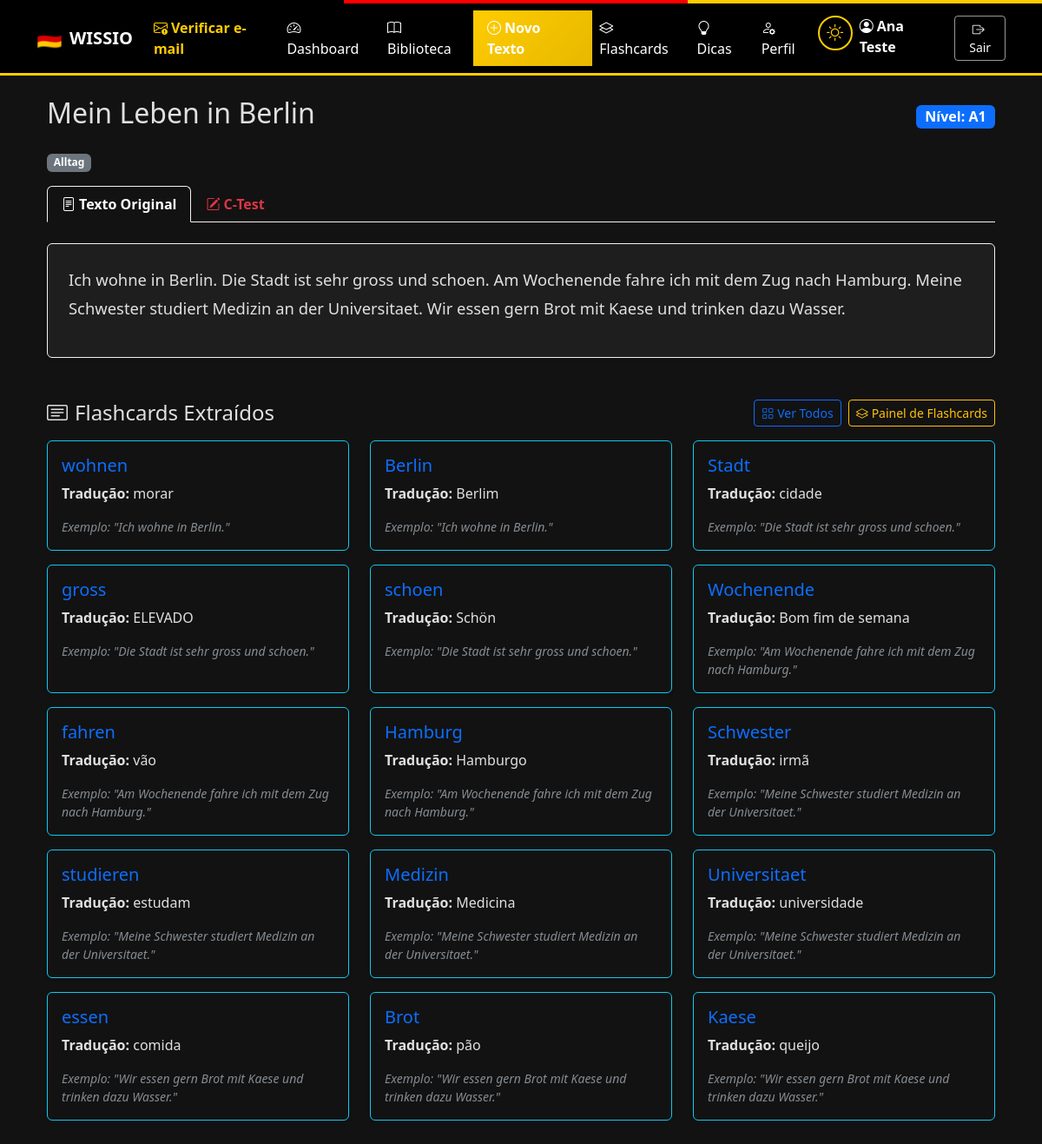
Before: /texto/1 (signed in) with the older database file.
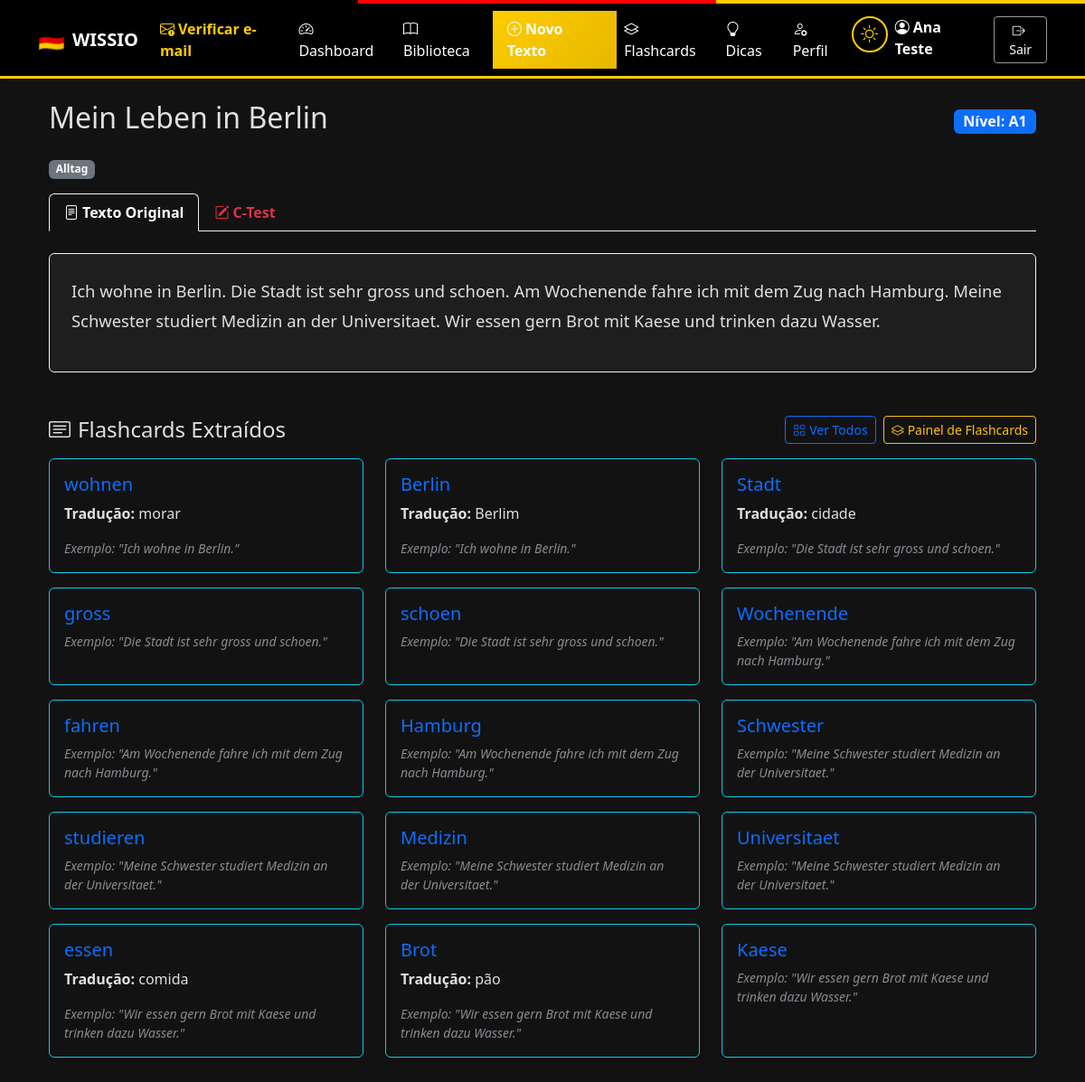
After: the same page with the newer database file.
### models.py (models this page shows, shortened)
class Usuario(db.Model):
    __tablename__ = 'usuarios'
    id = db.Column(db.Integer, primary_key=True)
    nome = db.Column(db.String(100), nullable=False)
    email = db.Column(db.String(120), unique=True, nullable=False)
    senha_hash = db.Column(db.String(255), nullable=False)
    objetivo = db.Column(db.Enum(ObjetivoAprendizagem), nullable=True, values_callable=_valores_enum)
    nivel_atual = db.Column(db.Enum(NivelCEFR), default=NivelCEFR.A1, values_callable=_valores_enum)
    meta_diaria_minutos = db.Column(db.Integer, default=5)
    meta_semanal_textos = db.Column(db.Integer, default=3)
    meta_flashcards_iniciais = db.Column(db.Integer, default=20)
    onboarding_concluido = db.Column(db.Boolean, default=False)
    email_verificado = db.Column(db.Boolean, default=False)
    token_verificacao = db.Column(db.String(100), nullable=True)
    token_verificacao_expira = db.Column(db.DateTime, nullable=True)
    tema_escuro = db.Column(db.Boolean, default=False)  # Preferência de tema
    created_at = db.Column(db.DateTime, default=lambda: datetime.now(timezone.utc))
    updated_at = db.Column(db.DateTime, default=lambda: datetime.now(timezone.utc), onupdate=lambda: datetime.now(timezone.utc))
    textos = db.relationship('Texto', backref='usuario', lazy=True, cascade='all, delete-orphan')
    flashcards = db.relationship('Flashcard', backref='usuario', lazy=True, cascade='all, delete-orphan')
    progresso_flashcards = db.relationship('ProgressoFlashcard', backref='usuario', lazy=True, cascade='all, delete-orphan')
    ctest_submissoes = db.relationship('CTestSubmissao', backref='usuario', lazy=True, cascade='all, delete-orphan')
    estatisticas_diarias = db.relationship('EstatisticaDiaria', backref='usuario', lazy=True, cascade='all, delete-orphan')

class Texto(db.Model):
    __tablename__ = 'textos'
    id = db.Column(db.Integer, primary_key=True)
    titulo = db.Column(db.String(150), nullable=False)
    conteudo_original = db.Column(db.Text, nullable=False)
    nivel = db.Column(db.Enum(NivelCEFR), nullable=False, values_callable=_valores_enum)
    ctest_conteudo = db.Column(db.Text, nullable=True)
    ctest_respostas = db.Column(db.JSON, nullable=True)
    categoria = db.Column(db.String(50), nullable=True)
    tempo_estimado_min = db.Column(db.Integer, nullable=True)
    imagem_url = db.Column(db.String(500), nullable=True)
    created_at = db.Column(db.DateTime, default=lambda: datetime.now(timezone.utc))
    usuario_id = db.Column(db.Integer, db.ForeignKey('usuarios.id'), nullable=False)
    flashcards = db.relationship('Flashcard', backref='texto', lazy=True, cascade='all, delete-orphan')
    ctest_submissoes = db.relationship('CTestSubmissao', backref='texto', lazy=True, cascade='all, delete-orphan')

class Flashcard(db.Model):
    __tablename__ = 'flashcards'
    id = db.Column(db.Integer, primary_key=True)
    palavra_alemao = db.Column(db.String(100), nullable=False)
    traducao = db.Column(db.String(100), nullable=True)
    tipo = db.Column(db.String(40), nullable=True)
    exemplo = db.Column(db.Text, nullable=True)
    alternativas = db.Column(db.Text, nullable=True)
    ultima_resposta = db.Column(db.Text, nullable=True)
    resposta_correta = db.Column(db.Boolean, nullable=True)
    imagem_url = db.Column(db.String(500), nullable=True)
    created_at = db.Column(db.DateTime, default=lambda: datetime.now(timezone.utc))
    usuario_id = db.Column(db.Integer, db.ForeignKey('usuarios.id'), nullable=False)
    texto_id = db.Column(db.Integer, db.ForeignKey('textos.id'), nullable=True)
    progresso = db.relationship('ProgressoFlashcard', backref='flashcard', lazy=True, cascade='all, delete-orphan')

### app.py (the view)
@app.route('/texto/<int:id>')
@login_required
def ver_texto(id):
    usuario = get_current_user()
    texto = Texto.query.get_or_404(id)
    if texto.usuario_id != usuario.id:
        abort(403)
    return render_template('ver_texto.html', texto=texto)

### app.py (called while the page is built)
def login_required(f):
    @wraps(f)
    def decorated_function(*args, **kwargs):
        if 'usuario_id' not in session:
            flash('Faça login para acessar esta página.', 'warning')
            return redirect(url_for('login', next=request.url))
        return f(*args, **kwargs)
    return decorated_function

def get_current_user():
    if 'usuario_id' in session:
        return Usuario.query.get(session['usuario_id'])
    return None

@app.context_processor
def inject_globals():
    usuario = get_current_user()
    tema_escuro = session.get('tema_escuro')
    if tema_escuro is None and usuario is not None:
        tema_escuro = usuario.tema_escuro
    return {
        'usuario': usuario,
        'tema_escuro': bool(tema_escuro),
    }

### templates/ver_texto.html (shortened to what this page needs)
{% extends "base.html" %}
{% block content %}
<div class="container mb-5">
    <div class="d-flex justify-content-between align-items-center mb-3">
        <h2>{{ texto.titulo }}</h2>
        <span class="badge bg-primary fs-6">Nível: {{ texto.nivel.value }}</span>
    </div>
    {% if texto.categoria %}
    <span class="badge bg-secondary mb-3">{{ texto.categoria }}</span>
    {% endif %}
    <ul class="nav nav-tabs mb-4" id="textoTab" role="tablist">
        <li class="nav-item">
            <button class="nav-link active fw-bold" id="original-tab" data-bs-toggle="tab" data-bs-target="#original" type="button">
                <i class="bi bi-file-text me-1"></i>Texto Original
            </button>
        </li>
        <li class="nav-item">
            <button class="nav-link fw-bold text-danger" id="ctest-tab" data-bs-toggle="tab" data-bs-target="#ctest" type="button">
                <i class="bi bi-pencil-square me-1"></i>C-Test
            </button>
        </li>
    </ul>
    <div class="tab-content" id="textoTabContent">
        <div class="tab-pane fade show active p-4 rounded shadow-sm" id="original" style="background: var(--bs-card-bg); border: 1px solid var(--bs-border-color);">
            <p style="font-size: 1.15rem; line-height: 1.8; white-space: pre-line;">{{ texto.conteudo_original }}</p>
        </div>
                    {% set ctest_words = (texto.ctest_conteudo or '').split() %}
                    {% set gap_counter = 0 %}
    </div>
    <div class="mt-5">
        <div class="d-flex justify-content-between align-items-center mb-3">
            <h4 class="mb-0"><i class="bi bi-card-text me-2"></i>Flashcards Extraídos</h4>
            <div class="d-flex align-items-center gap-2 flex-wrap">
                <a href="{{ url_for('flashcards_do_texto', id=texto.id) }}" class="btn btn-outline-primary btn-sm">
                    <i class="bi bi-grid me-1"></i>Ver Todos
                </a>
                <a href="{{ url_for('painel_flashcards') }}" class="btn btn-outline-warning btn-sm">
                    <i class="bi bi-layers me-1"></i>Painel de Flashcards
                </a>
            </div>
        </div>
        <div class="row">
            {% for card in texto.flashcards %}
            <div class="col-md-4 mb-3">
                <div class="card shadow-sm border-info h-100">
                    <div class="card-body">
                        <h5 class="card-title text-primary">{{ card.palavra_alemao }}</h5>
                        {% if card.traducao %}
                        <p class="card-text"><strong>Tradução:</strong> {{ card.traducao }}</p>
                        {% endif %}
                        <p class="card-text text-muted small"><em>Exemplo: "{{ card.exemplo }}"</em></p>
                    </div>
                </div>
            </div>
            {% else %}
            <p class="text-muted">Nenhum flashcard gerado automaticamente.</p>
            {% endfor %}
        </div>
    </div>
</div>
{% endblock %}

### templates/base.html (shortened to what this page needs)
<!DOCTYPE html>
<html lang="pt-br" data-bs-theme="{{ 'dark' if tema_escuro else 'light' }}">
<head>
    <link href="https://cdn.jsdelivr.net/npm/bootstrap@5.3.0/dist/css/bootstrap.min.css" rel="stylesheet">
    <link href="https://cdn.jsdelivr.net/npm/bootstrap-icons@1.11.0/font/bootstrap-icons.css" rel="stylesheet">
</head>
<body>
    <nav class="navbar navbar-expand-lg navbar-wissio shadow-sm">
        <div class="container">
            <a class="navbar-brand fw-bold d-flex align-items-center" href="{{ url_for('home') }}">
                <span class="me-2" style="font-size: 1.5rem;">🇩🇪</span>
                WISSIO
            </a>
            <div class="collapse navbar-collapse" id="navbarNav">
                <ul class="navbar-nav me-auto">
                    {% if session.get('usuario_id') %}
                        {% if usuario and not usuario.email_verificado %}
                        <li class="nav-item">
                            <a class="nav-link fw-semibold" href="{{ url_for('verificar_email') }}"
                               style="color: var(--wissio-gold) !important;" title="Verificar e-mail">
                                <i class="bi bi-envelope-exclamation me-1"></i>Verificar e-mail
                            </a>
                        </li>
                        {% endif %}
                        <li class="nav-item">
                            <a class="nav-link" href="{{ url_for('dashboard') }}"><i class="bi bi-speedometer2 me-1"></i>Dashboard</a>
                        </li>
                        <li class="nav-item">
                            <a class="nav-link" href="{{ url_for('biblioteca') }}"><i class="bi bi-book me-1"></i>Biblioteca</a>
                        </li>
                        <li class="nav-item">
                            <a class="nav-link btn-wissio-primary px-3" href="{{ url_for('novo_texto') }}"><i class="bi bi-plus-circle me-1"></i>Novo Texto</a>
                        </li>
                        <li class="nav-item">
                            <a class="nav-link" href="{{ url_for('painel_flashcards') }}"><i class="bi bi-layers me-1"></i>Flashcards</a>
                        </li>
                        <li class="nav-item">
                            <a class="nav-link" href="{{ url_for('dicas_alemao') }}"><i class="bi bi-lightbulb me-1"></i>Dicas</a>
                        </li>
                        <li class="nav-item">
                            <a class="nav-link" href="{{ url_for('perfil') }}"><i class="bi bi-person-gear me-1"></i>Perfil</a>
                        </li>
                    {% endif %}
                </ul>
                <ul class="navbar-nav ms-auto">
                    {% if session.get('usuario_id') %}
                        <li class="nav-item me-2">
                            <button class="theme-toggle" onclick="toggleTema()" title="Alternar tema" aria-label="Alternar tema escuro/claro">
                                {% if tema_escuro %}
                                <i class="bi bi-sun" style="font-size: 1.2rem;"></i>
                                {% else %}
                                <i class="bi bi-moon" style="font-size: 1.2rem;"></i>
                                {% endif %}
                            </button>
                        </li>
                        <li class="nav-item me-3">
                            <span class="navbar-text">
                                <i class="bi bi-person-circle me-1"></i><strong>{{ session.get('usuario_nome') }}</strong>
                            </span>
                        </li>
                        <li class="nav-item">
                            <a class="btn btn-outline-light btn-sm" href="{{ url_for('logout') }}"><i class="bi bi-box-arrow-right me-1"></i>Sair</a>
                        </li>
                    {% endif %}
                </ul>
            </div>
        </div>
    </nav>
    <div class="container mt-4">
        {% block content %}
        {% endblock %}
    </div>
</body>
</html>

### templates/base.html (style rules this page uses)
:root { --wissio-black: #000000; --wissio-red: #FF0000; --wissio-gold: #FFCC00; --wissio-gold-dark: #E6B800; }
[data-bs-theme="dark"] { --bs-body-bg: #121212; --bs-body-color: #e0e0e0; --bs-card-bg: #1e1e1e; --bs-border-color: #f8f1f1; }
.navbar-wissio { background: var(--wissio-black); border-bottom: 3px solid var(--wissio-gold); }
.navbar-wissio .navbar-brand, .navbar-wissio .nav-link, .navbar-wissio .navbar-text { color: #ffffff !important; }
.navbar-wissio .btn-outline-light { border-color: rgba(255, 255, 255, 0.6); color: #ffffff; }
.btn-wissio-primary { background: linear-gradient(135deg, var(--wissio-gold) 0%, var(--wissio-gold-dark) 100%); border: none; color: var(--wissio-black); font-weight: 600; }
.card { background-color: var(--bs-card-bg); border-color: var(--bs-border-color); }
.theme-toggle { background: none; border: 2px solid var(--wissio-gold); color: var(--wissio-gold); width: 40px; height: 40px; border-radius: 50%; display: flex; align-items: center; justify-content: center; transition: all 0.2s; }
[data-bs-theme="dark"] .theme-toggle { border-color: var(--wissio-gold); color: var(--wissio-gold); }

Changed rows visible on the page:
changed Flashcard "gross": traducao "ELEVADO" → (not shown)
changed Flashcard "schoen": traducao "Schön" → (not shown)
changed Flashcard "Wochenende": traducao "Bom fim de semana" → (not shown)
changed Flashcard "fahren": traducao "vão" → (not shown)
changed Flashcard "Hamburg": traducao "Hamburgo" → (not shown)
changed Flashcard "Schwester": traducao "irmã" → (not shown)
changed Flashcard "studieren": traducao "estudam" → (not shown)
changed Flashcard "Medizin": traducao "Medicina" → (not shown)
changed Flashcard "Universitaet": traducao "universidade" → (not shown)
changed Flashcard "Kaese": traducao "queijo" → (not shown)
